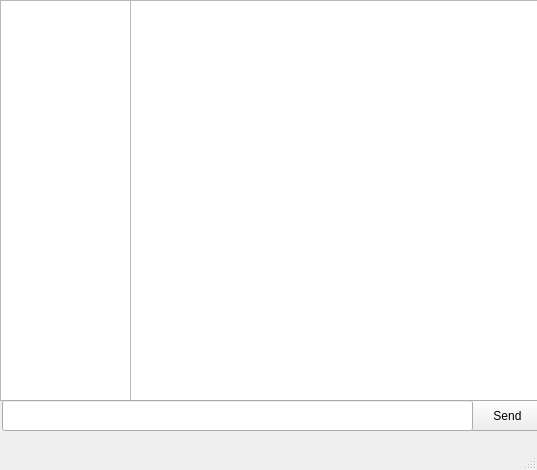
<?xml version="1.0" encoding="UTF-8"?>
<ui version="4.0">
 <class>MainWindow</class>
 <widget class="QMainWindow" name="MainWindow">
  <property name="geometry">
   <rect>
    <x>0</x>
    <y>0</y>
    <width>537</width>
    <height>470</height>
   </rect>
  </property>
  <property name="windowTitle">
   <string>MainWindow</string>
  </property>
  <widget class="QWidget" name="centralwidget">
   <widget class="QListWidget" name="users_list">
    <property name="geometry">
     <rect>
      <x>0</x>
      <y>0</y>
      <width>131</width>
      <height>401</height>
     </rect>
    </property>
   </widget>
   <widget class="QTextEdit" name="chat_box">
    <property name="geometry">
     <rect>
      <x>130</x>
      <y>0</y>
      <width>411</width>
      <height>401</height>
     </rect>
    </property>
   </widget>
   <widget class="QPushButton" name="sendb">
    <property name="geometry">
     <rect>
      <x>470</x>
      <y>400</y>
      <width>75</width>
      <height>31</height>
     </rect>
    </property>
    <property name="text">
     <string>Send</string>
    </property>
   </widget>
   <widget class="QLineEdit" name="messagef">
    <property name="geometry">
     <rect>
      <x>2</x>
      <y>400</y>
      <width>471</width>
      <height>31</height>
     </rect>
    </property>
   </widget>
  </widget>
  <widget class="QMenuBar" name="menubar">
   <property name="geometry">
    <rect>
     <x>0</x>
     <y>0</y>
     <width>537</width>
     <height>21</height>
    </rect>
   </property>
  </widget>
  <widget class="QStatusBar" name="statusbar"/>
 </widget>
 <resources/>
 <connections/>
</ui>
